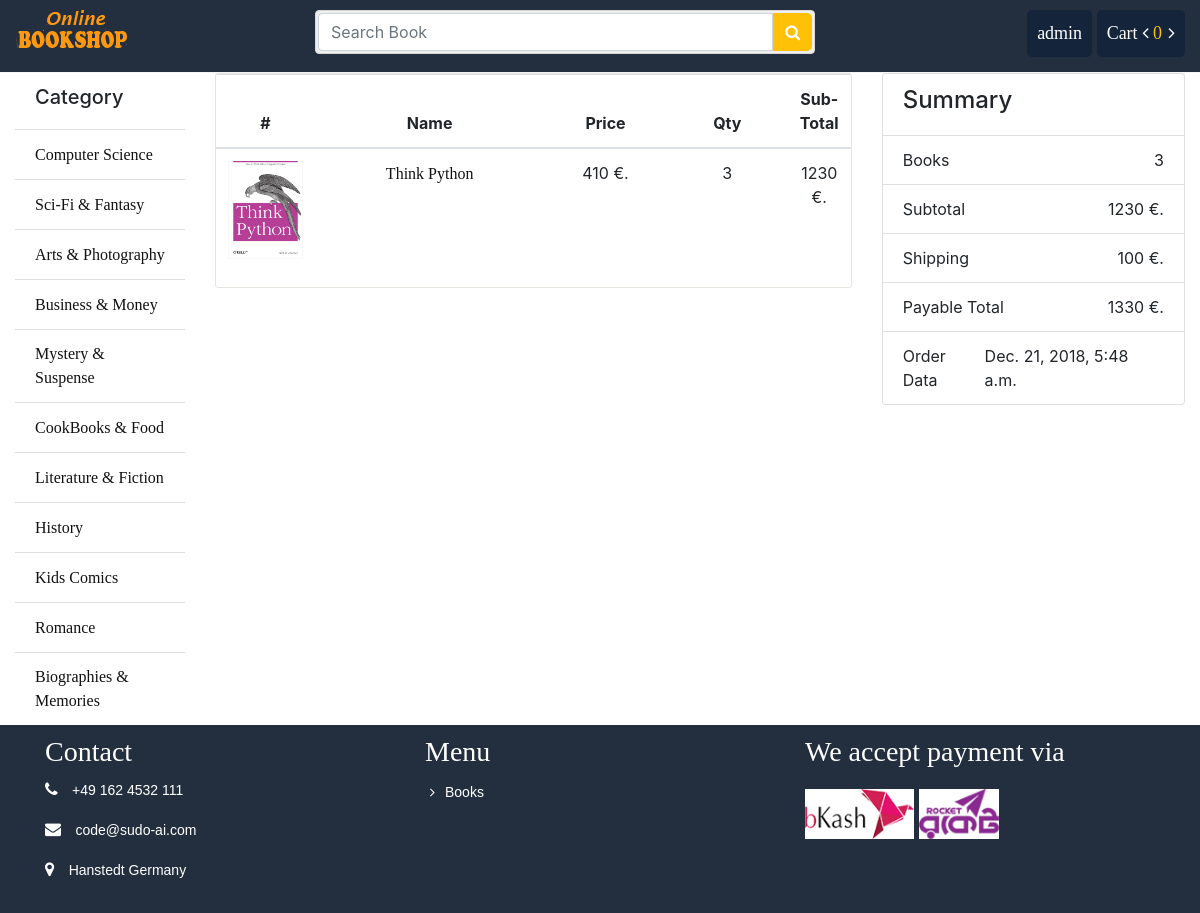
The page /order/1 (signed in) on the database its author committed.
### store/models.py (models this page shows, shortened)
class Category(models.Model):
	name = models.CharField(max_length = 100)
	slug = models.SlugField(max_length = 150, unique=True ,db_index=True)
	icon = models.FileField(upload_to = "category/")
	create_at = models.DateTimeField(auto_now_add = True)
	updated_at = models.DateTimeField(auto_now_add = True)

class Book(models.Model):
	writer = models.ForeignKey(Writer, on_delete = models.CASCADE)
	category = models.ForeignKey(Category, on_delete = models.CASCADE)
	name = models.CharField(max_length = 100)
	slug = models.SlugField(max_length=100, db_index=True)
	price = models.IntegerField()
	stock = models.IntegerField()
	coverpage = models.FileField(upload_to = "coverpage/")
	bookpage = models.FileField(upload_to = "bookpage/")
	created = models.DateTimeField(auto_now_add=True)
	updated = models.DateTimeField(auto_now=True)
	totalreview = models.IntegerField(default=1)
	totalrating = models.IntegerField(default=5)
	status = models.IntegerField(default=0)
	description = models.TextField()

### order/models.py (models this page shows, shortened)
class OrderItem(models.Model):
    order = models.ForeignKey(Order, on_delete=models.CASCADE)
    book = models.ForeignKey(Book, on_delete=models.CASCADE)
    price = models.DecimalField(max_digits=10, decimal_places=2)
    quantity = models.PositiveIntegerField(default=1)

class Order(models.Model):
	customer = models.ForeignKey(User, on_delete = models.CASCADE)
	name = models.CharField(max_length=30)
	email = models.EmailField()
	phone = models.CharField(max_length=16)
	address = models.CharField(max_length=150)
	division = models.CharField(max_length=20)
	district = models.CharField(max_length=30)
	zip_code = models.CharField(max_length=30)
	payment_method = models.CharField(max_length = 20)
	account_no = models.CharField(max_length = 20)
	transaction_id = models.IntegerField()
	payable = models.IntegerField()
	totalbook = models.IntegerField()
	created = models.DateTimeField(auto_now_add=True)
	updated = models.DateTimeField(auto_now=True)
	paid = models.BooleanField(default=False)
	class Meta:
		ordering = ('-created', )

### order/views.py (the view)
# urls.py: path('<int:id>', views.order_details, name="order_details"),
def order_details(request, id):
	order_summary = get_object_or_404(Order, id=id)
	if order_summary.customer_id != request.user.id:
		return redirect('store:index')
	orderedItem = OrderItem.objects.filter(order_id=id)
	context = {
		"o_summary": order_summary,
		"o_item": orderedItem
	}
	return render(request, 'order/details.html', context)

### cart/cart.py (called while the page is built)
    def __len__(self):
        return sum(item['quantity'] for item in self.cart.values())

### store/context_processors.py (called while the page is built)
def sidebar(request):
	categories = Category.objects.all()
	context = {
		"cat":categories
	}
	return context

def cart(request):
	cart = Cart(request)
	context = {
		"cart": cart
	}
	return context

### store/templatetags/customfunction.py (called while the page is built)
@register.filter(name='subtotal')
def subtotal(value, args):
	return value*args

### order/templates/order/details.html
{% extends 'store/base.html' %}
{% load static %}
{% load customfunction %}
{% block container %}
			<div class="row">
				<div class="col-sm-8">
					<div class="cart_info">
					    <table class="table table-hover">
					        <thead class="text-center">
					            <tr>
					                <th scope="col">#</th>
					                <th scope="col" style="width: 250px">Name</th>
					                <th scope="col">Price</th>
					                <th scope="col" >Qty</th>
					                <th scope="col"> Sub-Total</th>
					            </tr>
					        </thead>
					        <tbody class="text-center">
					        	{% for item in o_item %}
					            <tr>
					                <td class="cart_coverpage"><a href=""><img src="{{ item.book.coverpage.url}}"></a></td>
					                <td><a href="{% url 'store:book' id=item.book.id %}">{{ item.book.name }}</a></td>
					                <td class="cart_quantity">{{ item.book.price }} €.</td>
					                <td class="cart_quantity">{{ item.quantity }}</td>
					                <td>{{ item.book.price|subtotal:item.quantity }} €.</td>
					            </tr>
					            {% endfor %}
					        </tbody>
					    </table>
					</div>
				</div>
				<div class="col-sm-4">
					<ul class="list-group">
						<li class="list-group-item d-flex justify-content-between align-items-center"><h4>Summary</h4></li>
						<li class="list-group-item d-flex justify-content-between align-items-center">Books<span>{{ o_summary.totalbook }}</span></li>
						<li class="list-group-item d-flex justify-content-between align-items-center">Subtotal<span>{{ o_summary.payable }} €.</span></li>
						<li class="list-group-item d-flex justify-content-between align-items-center">Shipping<span>{{ 100 }} €.</span></li>
						<li class="list-group-item d-flex justify-content-between align-items-center">Payable Total<span>{{ o_summary.payable|add:100 }} €.</span></li>
						<li class="list-group-item d-flex justify-content-between align-items-center">Order Data<span>{{ o_summary.created }}</span></li>
					</ul>
				</div>
			</div>
		{% endblock %}

### store/templates/store/bin/header.html (shortened to what this page needs)
{% load static %}
<div class="header-top">
	<div class="container-fluid">
		<div class="row">
			<div class="col-sm-3">
				<div class="pull-left">
					<a href="{% url 'store:index' %}"><img src="{% static 'images/logo/logo.png' %}" alt="" /></a>
				</div>
			</div>
			<div class="col-sm-5">
				<form action="{% url 'search:search' %}" method="GET">
					<div class="input-group search_box">
						<input type="text" class="form-control" placeholder="Search Book" name="q" value="{{search}}">
						<button class="btn btn-primary" type="submit"><i class="fa fa-search"></i></button>
					</div>
				</form>
			</div>
			<div class="col-sm-4">
				<div class="pull-right">
					<ul class="navbar-nav">
						{% if request.user.is_authenticated %}
					    <li class="dropdown profile"><a href="#">{{ request.user.username }}</a>
					    </li>
					    <li class="cart">
					    	<a href="{% url 'cart:cart_details' %}">Cart <i class="fa fa-angle-left"></i>
					    		<span class="totalcart" id="gettotalcart"> {{ cart|length }} </span>
					    		<i class="fa fa-angle-right"></i>
					    	</a>
					    </li>
					    {% endif %}
					</ul>
				</div>
			</div>
		</div>
	</div>
</div>

### store/templates/store/bin/sidebar.html
			<ul class="list-group list-group-flush">
				<li class="list-group-item"><h5>Category</h5></li>
				{% for p in cat %}
				<li class="list-group-item"><a href="{% url 'store:category' id=p.id %}">{{p.name}}</a></li>
				{% endfor %}
			</ul>

### store/static/css/style.css (style rules this page uses)
.header-top { border-bottom: 1px solid #f5f5f5; padding-top: 10px; padding-bottom: 15px; background: none repeat scroll 0 0 #232f3e; }
.search_box { padding: 2px; background-color: #efefef; border: 1px solid #d9d9d9; border-radius: 4px; position:absolute; width:100%; }
.search_box .btn.btn-primary { background:#ffc107 !important; border-color: #ffc107; border: 0 none; border-radius: 0; margin-top: 0; border-radius: 0 5px 5px 0 ; }
.navbar-nav { display: block; }
.navbar-nav li { display: inline-block; }
.navbar-nav li a { color: #fff; font-size: 18px; text-decoration: none; }
.cart, .profile { background: #14243a; padding: 10px; border-radius: 5px; }
.totalcart { color: #fac10a; margin-right:2px; }
.titleheader > h3, a { font-family: "Times New Roman", Times, serif; display: inline-block; }
ul li { list-style: none; }
.list-group li a { color: #111; }
td a { color: #111!important; }
.cart_info { border: 1px solid #E6E4DF; border-radius: 3px; margin-bottom: 20px; }
.cart_coverpage a img { max-width:75px; }
.cart_quantity { width: 130px; }

### rows shown on the page
Category: name "Computer Science"
Category: name "Sci-Fi & Fantasy"
Category: name "Arts & Photography"
Category: name "Business & Money"
Category: name "Mystery & Suspense"
Category: name "CookBooks & Food"
Category: name "Literature & Fiction"
Category: name "History"
Category: name "Kids Comics"
Category: name "Romance"
Category: name "Biographies & Memories"
OrderItem: book.coverpage (picture), book.name "Think Python", book.price "410", quantity "3", book.price|subtotal "1230"
Order: totalbook "3", payable "1230", payable|add "1330", created "Dec. 21, 2018, 5:48 a.m."

### other values the page prints
{{ request.user.username }} "admin"
{{ cart|length }} "0"
{{ 100 }} "100"
